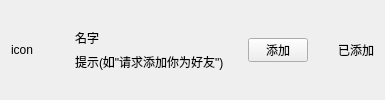
<?xml version="1.0" encoding="UTF-8"?>
<ui version="4.0">
 <class>ApplyFriendItem</class>
 <widget class="QWidget" name="ApplyFriendItem">
  <property name="geometry">
   <rect>
    <x>0</x>
    <y>0</y>
    <width>385</width>
    <height>97</height>
   </rect>
  </property>
  <property name="windowTitle">
   <string>Form</string>
  </property>
  <layout class="QHBoxLayout" name="horizontalLayout">
   <item>
    <widget class="QLabel" name="icon_lb">
     <property name="minimumSize">
      <size>
       <width>40</width>
       <height>40</height>
      </size>
     </property>
     <property name="maximumSize">
      <size>
       <width>40</width>
       <height>40</height>
      </size>
     </property>
     <property name="text">
      <string>icon</string>
     </property>
     <property name="scaledContents">
      <bool>true</bool>
     </property>
    </widget>
   </item>
   <item>
    <widget class="QWidget" name="widget" native="true">
     <layout class="QHBoxLayout" name="horizontalLayout_2">
      <item>
       <widget class="QWidget" name="widget_2" native="true">
        <layout class="QVBoxLayout" name="verticalLayout">
         <item>
          <widget class="QLabel" name="user_name_lb">
           <property name="text">
            <string>名字</string>
           </property>
          </widget>
         </item>
         <item>
          <widget class="QLabel" name="user_chat_lb">
           <property name="text">
            <string>提示(如&quot;请求添加你为好友&quot;)</string>
           </property>
          </widget>
         </item>
        </layout>
       </widget>
      </item>
     </layout>
    </widget>
   </item>
   <item>
    <widget class="ClickedBtn" name="addBtn">
     <property name="minimumSize">
      <size>
       <width>60</width>
       <height>24</height>
      </size>
     </property>
     <property name="maximumSize">
      <size>
       <width>60</width>
       <height>24</height>
      </size>
     </property>
     <property name="text">
      <string>添加</string>
     </property>
    </widget>
   </item>
   <item>
    <spacer name="horizontalSpacer">
     <property name="orientation">
      <enum>Qt::Horizontal</enum>
     </property>
     <property name="sizeHint" stdset="0">
      <size>
       <width>40</width>
       <height>20</height>
      </size>
     </property>
    </spacer>
   </item>
   <item>
    <widget class="QLabel" name="already_add_lb">
     <property name="text">
      <string>已添加</string>
     </property>
    </widget>
   </item>
  </layout>
 </widget>
 <customwidgets>
  <customwidget>
   <class>ClickedBtn</class>
   <extends>QPushButton</extends>
   <header>clickedbtn.h</header>
  </customwidget>
 </customwidgets>
 <resources/>
 <connections/>
</ui>
